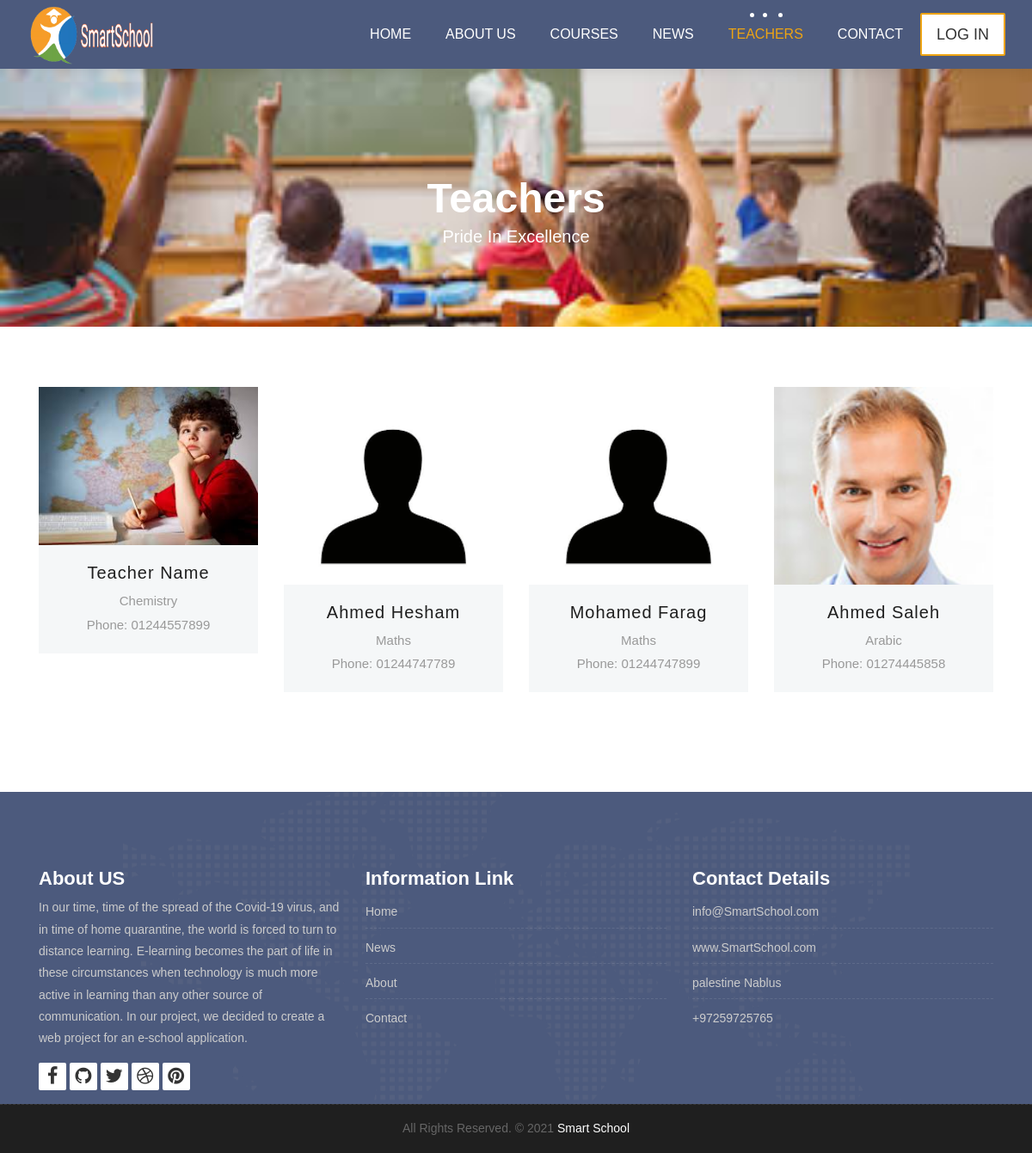
The page /teachers.php on the database as committed earlier.
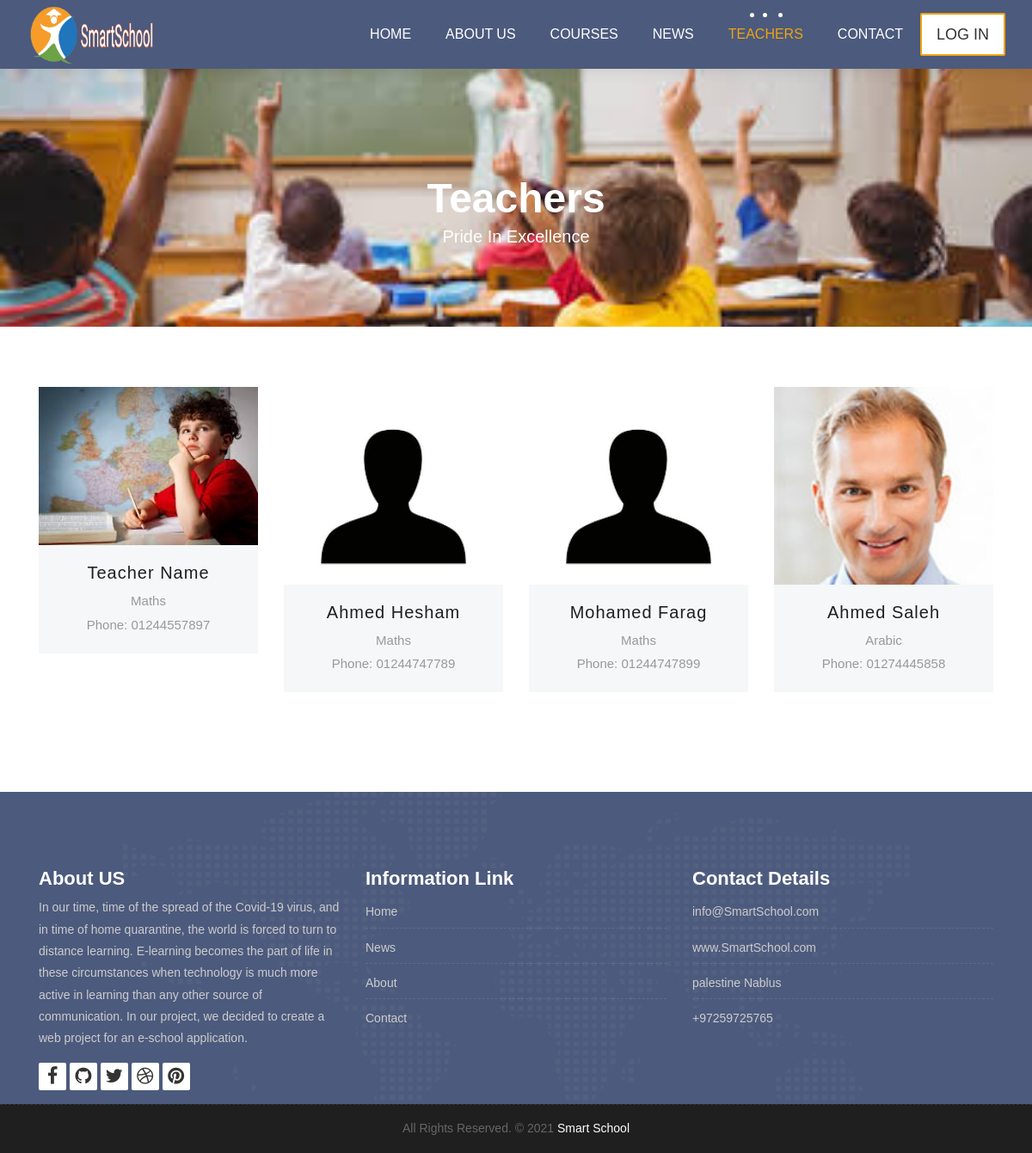
The same page on the database as committed later.
### tables this page shows
CREATE TABLE `teachers` (
  `id` int(11) NOT NULL,
  `name` varchar(100) NOT NULL,
  `image` varchar(200) NOT NULL,
  `subject` int(11) DEFAULT NULL,
  `phone` varchar(11) NOT NULL,
  `email` varchar(50) NOT NULL,
  `password` varchar(150) NOT NULL,
  `gender` tinyint(1) NOT NULL,
  `fb_link` varchar(150) NOT NULL,
  `position` tinyint(1) NOT NULL DEFAULT 0 COMMENT '0 is teacher 1 is admin',
  `visibility` tinyint(4) NOT NULL DEFAULT 1 COMMENT ' 0 is invisible, 1 is visible',
  `date` date NOT NULL
);

CREATE TABLE `subjects` (
  `id` int(11) NOT NULL,
  `subject` varchar(80) NOT NULL
);

### teachers.php (the view, shortened to what this page needs)
<?php
require 'includes/init.php';
function getTeachers () {
    global $conn;
    $getTeachers = $conn->prepare("SELECT
        image, name, subject, fb_link, phone, gender
        FROM
        teachers
        WHERE visibility = 1
        ORDER BY id DESC");
    $getTeachers->execute();
    if($getTeachers->rowCount() > 0){
        return $getTeachers->fetchAll();
    }else{
        return 0;
    }
}
function getSubName ($subject) {
    global $conn;
    $getSub = $conn->prepare("SELECT
        subject
        FROM
        subjects
        WHERE
        id = ?");
    $getSub->execute([$subject]);
    if($getSub->rowCount() > 0){
        return $getSub->fetchColumn();
    }else{
        return 'UNKNOWN';
    }
}
?>
<div class="all-title-box">
    <div class="container text-center">
        <h1>Teachers<span class="m_1">Pride In Excellence</span></h1>
    </div>
</div>
<div id="teachers" class="section wb">
    <div class="container">
        <div class="row">
            <?php
            $teachers = getTeachers();
            if($teachers !== 0){
                foreach ($teachers as $teacher) {
                    ?>
                    <div class="col-lg-3 col-md-6 col-12 mb-3">
                        <div class="our-team">
                            <div class="team-img">
                                <div style="max-height: 230px;" class="overflow-hidden">
                                </div>
                            </div>
                            <div class="team-content">
                                <h3 class="title text-capitalize"><?php echo $teacher['name'];?></h3>
                                <span class="post"><?php echo getSubName($teacher['subject']);?></span>
                                <span class="post">Phone: <?php echo $teacher['phone'];?></span>
                            </div>
                        </div>
                    </div>
                    <?php
                }
            }else{
            }
            ?>
        </div>
    </div>
</div>
<?php include 'templates/_footer.php';?>

Rows that differ between the two databases and show on the page:
changed teachers "Teacher Name": subject.subject "Chemistry" → "Maths"; phone "01244557899" → "01244557897"
